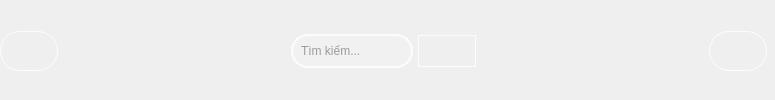
        <widget class="QWidget" name="widget" native="true">
         <layout class="QHBoxLayout" name="horizontalLayout_3">
          <property name="spacing">
           <number>5</number>
          </property>
          <property name="leftMargin">
           <number>0</number>
          </property>
          <property name="topMargin">
           <number>8</number>
          </property>
          <property name="rightMargin">
           <number>8</number>
          </property>
          <property name="bottomMargin">
           <number>5</number>
          </property>
          <item>
           <widget class="QPushButton" name="change_btn">
            <property name="styleSheet">
             <string notr="true">/* CSS cho nút tìm kiếm (kính lúp) */
QPushButton{
    background-color: rgba(240, 240, 250, 0.15); /* Nền trắng trong suốt */
    border: 1px solid rgba(255, 255, 255, 0.8); /* Viền trắng trong suốt */
    border-radius: 20px; /* Bo góc tròn đồng nhất với QLineEdit */
    padding: 12px 12px; /* Padding vừa đủ */
    backdrop-filter: blur(10px); /* Hiệu ứng blur đặc trưng */
    box-shadow: 0 2px 10px rgba(0, 0, 0, 0.05); /* Đổ bóng tinh tế */
}

QPushButton:hover {
    background-color: rgba(200, 210, 255, 0.25); /* Nền hơi xanh khi hover */
    border: 1px solid rgba(180, 200, 255, 0.4); /* Viền xanh nhạt khi hover */
    box-shadow: 0 4px 15px rgba(100, 150, 255, 0.1); /* Đổ bóng xanh nhạt */
}

QPushButton:pressed {
    background-color: rgba(180, 200, 255, 0.3); /* Nền xanh đậm hơn khi nhấn */
    border: 1px solid rgba(150, 180, 255, 0.5); /* Viền xanh đậm hơn khi nhấn */
    box-shadow: 0 2px 8px rgba(100, 150, 255, 0.15); /* Đổ bóng nhỏ hơn khi nhấn */
    transform: translateY(1px); /* Hiệu ứng nhấn xuống nhẹ */
}

/* CSS cho biểu tượng kính lúp */
QPushButton::icon {
    color: rgba(80, 80, 100, 0.8); /* Màu biểu tượng hơi xám xanh */
    width: 18px; /* Kích thước phù hợp */
    height: 18px;
}

QPushButton:hover::icon {
    color: rgba(60, 100, 180, 0.9); /* Màu biểu tượng xanh hơn khi hover */
}
</string>
            </property>
            <property name="text">
             <string/>
            </property>
            <property name="icon">
             <iconset resource="resource.qrc">
              <normaloff>:/icons/icon/activity-feed-48.ico</normaloff>
              <normalon>:/icons/icon/activity-feed-48 (1).ico</normalon>:/icons/icon/activity-feed-48.ico</iconset>
            </property>
            <property name="checkable">
             <bool>true</bool>
            </property>
           </widget>
          </item>
          <item>
           <spacer name="horizontalSpacer">
            <property name="orientation">
             <enum>Qt::Horizontal</enum>
            </property>
            <property name="sizeHint" stdset="0">
             <size>
              <width>228</width>
              <height>20</height>
             </size>
            </property>
           </spacer>
          </item>
          <item>
           <layout class="QHBoxLayout" name="horizontalLayout_2">
            <item>
             <widget class="QLineEdit" name="lineEdit">
              <property name="styleSheet">
               <string notr="true">QLineEdit {
    background-color: rgba(255, 255, 255, 0.15); /* Nền trắng trong suốt */
    color: rgba(50, 50, 50, 0.9); /* Màu chữ đậm nhưng hơi trong suốt */
    border: 2px solid rgba(255, 255, 255, 0.8); /* Viền trắng trong suốt */
    border-radius: 17px; /* Bo góc lớn hơn cho hiệu ứng hiện đại */
    padding: 7px 6px; /* Thêm padding để trông thoáng hơn */
    backdrop-filter: blur(10px); /* Hiệu ứng blur đặc trưng của glassmorphism */
    box-shadow: 0 2px 10px rgba(0, 0, 0, 0.05); /* Đổ bóng tinh tế */
}

QLineEdit:hover {
    border: 1px solid rgba(200, 200, 255, 0.5); /* Viền sáng hơn khi hover */
    background-color: rgba(255, 255, 255, 0.25); /* Nền sáng hơn khi hover */
    box-shadow: 0 4px 15px rgba(0, 0, 0, 0.08); /* Đổ bóng rõ hơn khi hover */
}

QLineEdit:focus {
    border: 1.5px solid rgba(120, 170, 255, 0.6); /* Viền xanh nhạt khi focus */
    background-color: rgba(255, 255, 255, 0.3); /* Nền sáng hơn khi focus */
    box-shadow: 0 4px 20px rgba(100, 150, 255, 0.15); /* Đổ bóng xanh nhạt khi focus */
}
</string>
              </property>
              <property name="placeholderText">
               <string>Tìm kiếm...</string>
              </property>
             </widget>
            </item>
            <item>
             <widget class="QPushButton" name="search_btn">
              <property name="styleSheet">
               <string notr="true">/* CSS cho nút tìm kiếm (kính lúp) */
QPushButton{
    background-color: rgba(240, 240, 250, 0.15); /* Nền trắng trong suốt */
    border: 1px solid rgba(255, 255, 255, 0.8); /* Viền trắng trong suốt */
    border-radius: 17px; /* Bo góc tròn đồng nhất với QLineEdit */
    padding: 8px 12px; /* Padding vừa đủ */
    backdrop-filter: blur(10px); /* Hiệu ứng blur đặc trưng */
    box-shadow: 0 2px 10px rgba(0, 0, 0, 0.05); /* Đổ bóng tinh tế */
}

QPushButton:hover {
    background-color: rgba(200, 210, 255, 0.25); /* Nền hơi xanh khi hover */
    border: 1px solid rgba(180, 200, 255, 0.4); /* Viền xanh nhạt khi hover */
    box-shadow: 0 4px 15px rgba(100, 150, 255, 0.1); /* Đổ bóng xanh nhạt */
}

QPushButton:pressed {
    background-color: rgba(180, 200, 255, 0.3); /* Nền xanh đậm hơn khi nhấn */
    border: 1px solid rgba(150, 180, 255, 0.5); /* Viền xanh đậm hơn khi nhấn */
    box-shadow: 0 2px 8px rgba(100, 150, 255, 0.15); /* Đổ bóng nhỏ hơn khi nhấn */
    transform: translateY(1px); /* Hiệu ứng nhấn xuống nhẹ */
}

/* CSS cho biểu tượng kính lúp */
QPushButton::icon {
    color: rgba(80, 80, 100, 0.8); /* Màu biểu tượng hơi xám xanh */
    width: 18px; /* Kích thước phù hợp */
    height: 18px;
}

QPushButton:hover::icon {
    color: rgba(60, 100, 180, 0.9); /* Màu biểu tượng xanh hơn khi hover */
}
</string>
              </property>
              <property name="text">
               <string/>
              </property>
              <property name="icon">
               <iconset resource="resource.qrc">
                <normaloff>:/icons/icon/search-13-48.ico</normaloff>:/icons/icon/search-13-48.ico</iconset>
              </property>
             </widget>
            </item>
           </layout>
          </item>
          <item>
           <spacer name="horizontalSpacer_2">
            <property name="orientation">
             <enum>Qt::Horizontal</enum>
            </property>
            <property name="sizeHint" stdset="0">
             <size>
              <width>228</width>
              <height>20</height>
             </size>
            </property>
           </spacer>
          </item>
          <item>
           <widget class="QPushButton" name="user_btn">
            <property name="styleSheet">
             <string notr="true">/* CSS cho nút tìm kiếm (kính lúp) */
QPushButton{
    background-color: rgba(240, 240, 250, 0.15); /* Nền trắng trong suốt */
    border: 1px solid rgba(255, 255, 255, 0.8); /* Viền trắng trong suốt */
    border-radius: 20px; /* Bo góc tròn đồng nhất với QLineEdit */
    padding: 12px 12px; /* Padding vừa đủ */
    backdrop-filter: blur(10px); /* Hiệu ứng blur đặc trưng */
    box-shadow: 0 2px 10px rgba(0, 0, 0, 0.05); /* Đổ bóng tinh tế */
}

QPushButton:hover {
    background-color: rgba(200, 210, 255, 0.25); /* Nền hơi xanh khi hover */
    border: 1px solid rgba(180, 200, 255, 0.4); /* Viền xanh nhạt khi hover */
    box-shadow: 0 4px 15px rgba(100, 150, 255, 0.1); /* Đổ bóng xanh nhạt */
}

QPushButton:pressed {
    background-color: rgba(180, 200, 255, 0.3); /* Nền xanh đậm hơn khi nhấn */
    border: 1px solid rgba(150, 180, 255, 0.5); /* Viền xanh đậm hơn khi nhấn */
    box-shadow: 0 2px 8px rgba(100, 150, 255, 0.15); /* Đổ bóng nhỏ hơn khi nhấn */
    transform: translateY(1px); /* Hiệu ứng nhấn xuống nhẹ */
}

/* CSS cho biểu tượng kính lúp */
QPushButton::icon {
    color: rgba(80, 80, 100, 0.8); /* Màu biểu tượng hơi xám xanh */
    width: 18px; /* Kích thước phù hợp */
    height: 18px;
}

QPushButton:hover::icon {
    color: rgba(60, 100, 180, 0.9); /* Màu biểu tượng xanh hơn khi hover */
}
</string>
            </property>
            <property name="text">
             <string/>
            </property>
            <property name="icon">
             <iconset resource="resource.qrc">
              <normaloff>:/icons/icon/user-48.ico</normaloff>:/icons/icon/user-48.ico</iconset>
            </property>
           </widget>
          </item>
         </layout>
        </widget>
